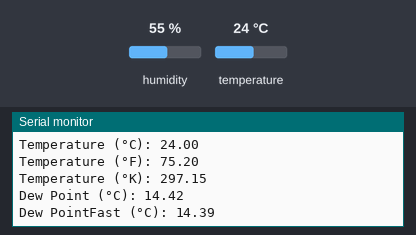
This sketch was run on a simulated Arduino Uno, built with avr-gcc and run on an emulated ATmega328P. On the bench: the last lines printed to the serial monitor. Inputs (shaded band) come from the test bench; at power-on: humidity 55 %, temperature 24 °C.

Above: at 2.8 s.
2.9 s: humidity set to 22 %
At 4.8 s:
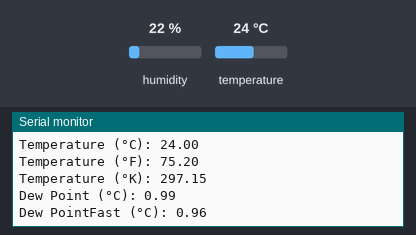
5.6 s: temperature set to 12 °C
At 7.6 s:
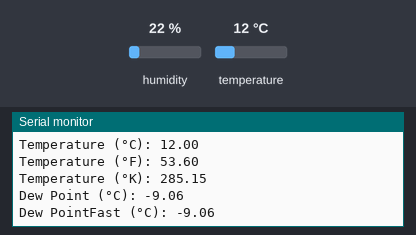
8.3 s: humidity set to 40 %
At 10.6 s:
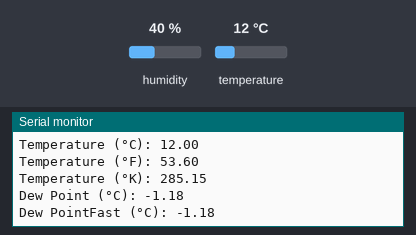
Timing chart, 0 to 12.1 s (numbered marks = the images above; inputs shaded):
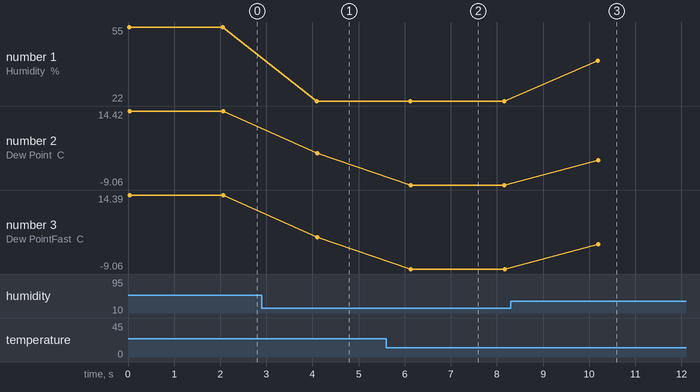

The sketch:

DHT11Lib.ino
```cpp
//
//   FILE:  dht11_test1.pde
// PURPOSE: DHT11 library test sketch for Arduino
//

//Celsius to Fahrenheit conversion
double Fahrenheit(double celsius)
{
	return 1.8 * celsius + 32;
}

// fast integer version with rounding
//int Celcius2Fahrenheit(int celcius)
//{
//  return (celsius * 18 + 5)/10 + 32;
//}


//Celsius to Kelvin conversion
double Kelvin(double celsius)
{
	return celsius + 273.15;
}

// dewPoint function NOAA
// reference (1) : http://wahiduddin.net/calc/density_algorithms.htm
// reference (2) : http://www.colorado.edu/geography/weather_station/Geog_site/about.htm
//
double dewPoint(double celsius, double humidity)
{
	// (1) Saturation Vapor Pressure = ESGG(T)
	double RATIO = 373.15 / (273.15 + celsius);
	double RHS = -7.90298 * (RATIO - 1);
	RHS += 5.02808 * log10(RATIO);
	RHS += -1.3816e-7 * (pow(10, (11.344 * (1 - 1/RATIO ))) - 1) ;
	RHS += 8.1328e-3 * (pow(10, (-3.49149 * (RATIO - 1))) - 1) ;
	RHS += log10(1013.246);

        // factor -3 is to adjust units - Vapor Pressure SVP * humidity
	double VP = pow(10, RHS - 3) * humidity;

        // (2) DEWPOINT = F(Vapor Pressure)
	double T = log(VP/0.61078);   // temp var
	return (241.88 * T) / (17.558 - T);
}

// delta max = 0.6544 wrt dewPoint()
// 6.9 x faster than dewPoint()
// reference: http://en.wikipedia.org/wiki/Dew_point
double dewPointFast(double celsius, double humidity)
{
	double a = 17.271;
	double b = 237.7;
	double temp = (a * celsius) / (b + celsius) + log(humidity*0.01);
	double Td = (b * temp) / (a - temp);
	return Td;
}

#include <dht11.h>

dht11 DHT11;

#define DHT11PIN 2

void setup()
{
  Serial.begin(115200);
  Serial.println("DHT11 TEST PROGRAM ");
  Serial.print("LIBRARY VERSION: ");
  Serial.println(DHT11LIB_VERSION);
  Serial.println();
}

void loop()
{
  Serial.println("\n");

  int chk = DHT11.read(DHT11PIN);

  Serial.print("Read sensor: ");
  switch (chk)
  {
    case DHTLIB_OK:
		Serial.println("OK");
		break;
    case DHTLIB_ERROR_CHECKSUM:
		Serial.println("Checksum error");
		break;
    case DHTLIB_ERROR_TIMEOUT:
		Serial.println("Time out error");
		break;
    default:
		Serial.println("Unknown error");
		break;
  }

  Serial.print("Humidity (%): ");
  Serial.println((float)DHT11.humidity, 2);

  Serial.print("Temperature (°C): ");
  Serial.println((float)DHT11.temperature, 2);

  Serial.print("Temperature (°F): ");
  Serial.println(Fahrenheit(DHT11.temperature), 2);

  Serial.print("Temperature (°K): ");
  Serial.println(Kelvin(DHT11.temperature), 2);

  Serial.print("Dew Point (°C): ");
  Serial.println(dewPoint(DHT11.temperature, DHT11.humidity));

  Serial.print("Dew PointFast (°C): ");
  Serial.println(dewPointFast(DHT11.temperature, DHT11.humidity));

  delay(2000);
}
//
// END OF FILE
//
```

Measured:
- after the input at 2.9 s, the serial monitor: prints a new line after 1.2 s (image 1)
- after the input at 5.6 s, the serial monitor: prints a new line after 0.52 s (image 2)
- after the input at 8.3 s, the serial monitor: prints a new line after 1.9 s (image 3)
- plotted number 1: 55 → 22 after the input at 2.9 s, 22 → 40 after the input at 8.3 s
- plotted number 2: 14.42 → 0.99 after the input at 2.9 s, 0.99 → -9.06 after the input at 5.6 s, -9.06 → -1.18 after the input at 8.3 s
- plotted number 3: 14.39 → 0.96 after the input at 2.9 s, 0.96 → -9.06 after the input at 5.6 s, -9.06 → -1.18 after the input at 8.3 s
